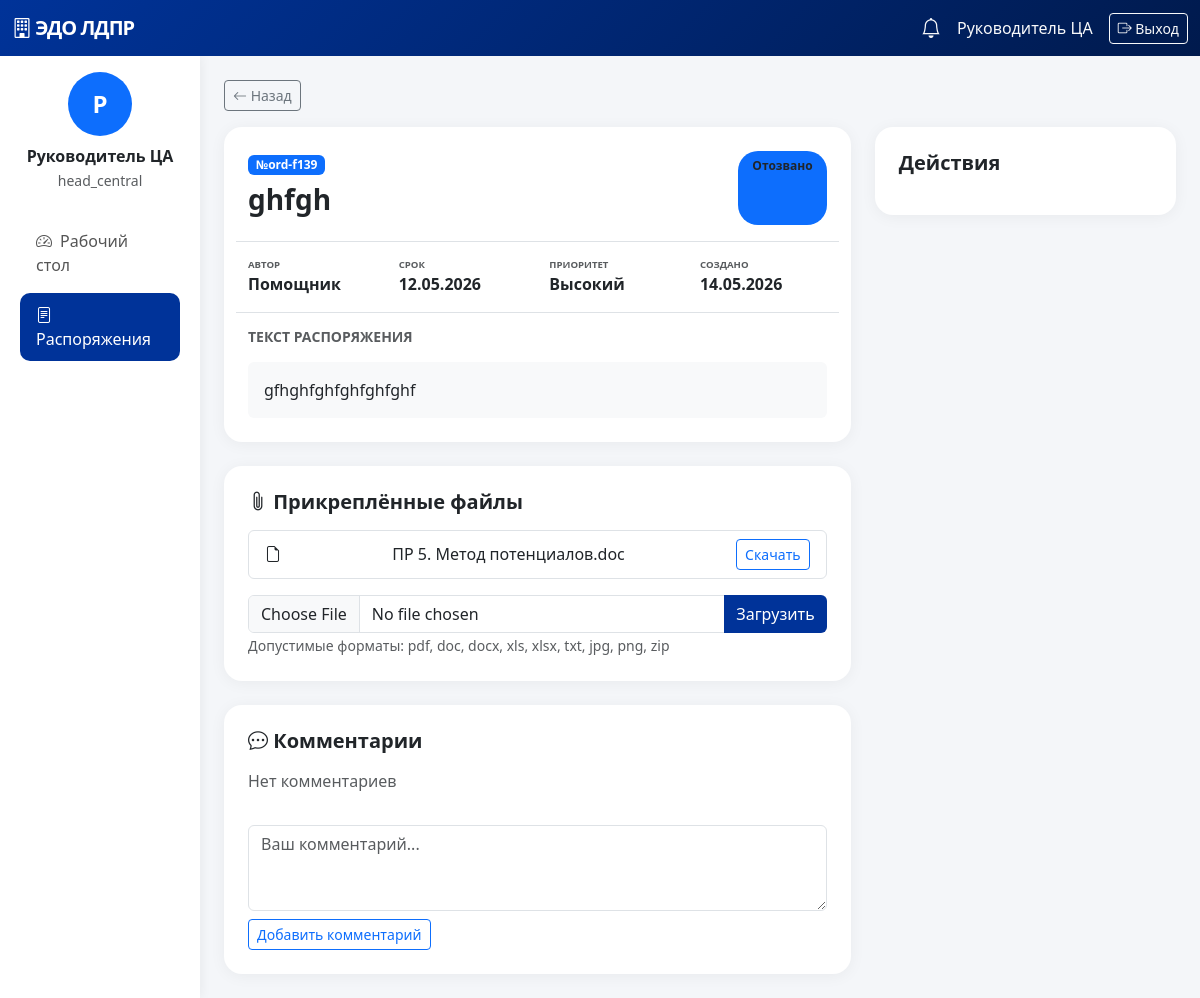
Page /orders/ord-f139d29d (signed in) on the committed database.
### app.py (models this page shows)
class User(db.Model):
    __tablename__ = 'users'
    uid = db.Column(db.String, primary_key=True)
    full_name = db.Column(db.String(200), nullable=False)
    email = db.Column(db.String(200), unique=True, nullable=False)
    username = db.Column(db.String(100), unique=True, nullable=False)
    password = db.Column(db.String(200), nullable=False)
    role = db.Column(db.String(50), default='executor')
    department_id = db.Column(db.String, nullable=True)
    created_at = db.Column(db.DateTime, default=datetime.utcnow)

class Order(db.Model):
    __tablename__ = 'orders'
    id = db.Column(db.String, primary_key=True)
    title = db.Column(db.String(500), nullable=False)
    content = db.Column(db.Text, nullable=True)
    priority = db.Column(db.String(50), default='Нормальный')
    status = db.Column(db.String(100), default='Черновик')
    created_by = db.Column(db.String, nullable=False)
    creator_name = db.Column(db.String(200), nullable=True)
    assigned_department_id = db.Column(db.String, nullable=True)
    assigned_executor_id = db.Column(db.String, nullable=True)
    deadline = db.Column(db.Date, nullable=True)
    result = db.Column(JSON, nullable=True)
    created_at = db.Column(db.DateTime, default=datetime.utcnow)
    updated_at = db.Column(db.DateTime, default=datetime.utcnow, onupdate=datetime.utcnow)

class OrderFile(db.Model):
    __tablename__ = 'order_files'
    id = db.Column(db.Integer, primary_key=True, autoincrement=True)
    order_id = db.Column(db.String, nullable=False)
    filename = db.Column(db.String(200), nullable=False)
    original_name = db.Column(db.String(200), nullable=False)
    filepath = db.Column(db.String(500), nullable=False)
    uploaded_by = db.Column(db.String, nullable=False)
    created_at = db.Column(db.DateTime, default=datetime.utcnow)

### app.py (the view)
@app.route('/orders/<order_id>')
@login_required
def order_details(order_id):
    order = db.session.get(Order, order_id)
    if not order:
        flash('Не найдено', 'danger')
        return redirect(url_for('orders'))
    history = OrderHistory.query.filter_by(order_id=order_id).order_by(OrderHistory.created_at.desc()).all()
    departments = Department.query.all()
    dept_users = User.query.filter_by(department_id=order.assigned_department_id).all() if order.assigned_department_id else []
    comments = Comment.query.filter_by(order_id=order_id).order_by(Comment.created_at.asc()).all()
    files = OrderFile.query.filter_by(order_id=order_id).all()
    return render_template('order_details.html', order=order, history=history,
                           departments=departments, dept_users=dept_users,
                           comments=comments, files=files)

### app.py (called while the page is built)
def get_unread_count(user_id):
    return Notification.query.filter_by(user_id=user_id, is_read=False).count()

def login_required(f):
    @wraps(f)
    def decorated(*args, **kwargs):
        if 'user_id' not in session:
            flash('Пожалуйста, войдите', 'warning')
            return redirect(url_for('login'))
        return f(*args, **kwargs)
    return decorated

@app.context_processor
def inject_user():
    user = None
    unread = 0
    if 'user_id' in session:
        user = db.session.get(User, session['user_id'])
        unread = get_unread_count(session['user_id'])
    return {'current_user': user, 'unread_count': unread}

### templates/order_details.html (shortened to what this page needs)
{% extends "base.html" %}
{% block content %}
<a href="/orders" class="btn btn-outline-secondary btn-sm mb-3"><i class="bi bi-arrow-left"></i> Назад</a>
<div class="row">
    <div class="col-md-8">
        <div class="card p-4 mb-4">
            <div class="d-flex justify-content-between mb-3">
                <div><span class="badge bg-primary mb-2">№{{ order.id[:8] }}</span><h3 class="fw-bold">{{ order.title }}</h3></div>
                <span class="badge-status {% if order.status in ['Утверждено','Закрыто'] %}bg-success{% elif order.status == 'Отклонено' %}bg-danger{% elif order.status == 'На утверждении' %}bg-warning text-dark{% else %}bg-primary{% endif %}">{{ order.status }}</span>
            </div>
            <div class="row mb-3 py-3 border-top border-bottom">
                <div class="col-md-3"><small class="text-muted text-uppercase fw-bold d-block" style="font-size:0.6rem;">Автор</small><strong>{{ order.creator_name }}</strong></div>
                <div class="col-md-3"><small class="text-muted text-uppercase fw-bold d-block" style="font-size:0.6rem;">Срок</small><strong>{{ order.deadline.strftime('%d.%m.%Y') if order.deadline else 'Не указан' }}</strong></div>
                <div class="col-md-3"><small class="text-muted text-uppercase fw-bold d-block" style="font-size:0.6rem;">Приоритет</small><strong>{{ order.priority }}</strong></div>
                <div class="col-md-3"><small class="text-muted text-uppercase fw-bold d-block" style="font-size:0.6rem;">Создано</small><strong>{{ order.created_at.strftime('%d.%m.%Y') }}</strong></div>
            </div>
            <h6 class="fw-bold text-uppercase text-muted small mb-3">Текст распоряжения</h6>
            <div class="bg-light p-3 rounded" style="white-space:pre-wrap;">{{ order.content }}</div>
        </div>
        <div class="card p-4 mb-4">
            <h5 class="fw-bold mb-3"><i class="bi bi-paperclip"></i> Прикреплённые файлы</h5>
            {% if files %}
            <ul class="list-group mb-3">
                {% for f in files %}
                <li class="list-group-item d-flex justify-content-between align-items-center">
                    <i class="bi bi-file-earmark"></i> {{ f.original_name }}
                    <a href="/orders/file/{{ f.id }}/download" class="btn btn-sm btn-outline-primary">Скачать</a>
                </li>
                {% endfor %}
            </ul>
            {% else %}
            <p class="text-muted">Нет прикреплённых файлов</p>
            {% endif %}
            <form method="POST" action="/orders/{{ order.id }}/upload" enctype="multipart/form-data">
                <div class="input-group">
                    <input type="file" name="file" class="form-control" required>
                    <button type="submit" class="btn btn-primary">Загрузить</button>
                </div>
                <small class="text-muted">Допустимые форматы: pdf, doc, docx, xls, xlsx, txt, jpg, png, zip</small>
            </form>
        </div>
        <div class="card p-4">
            <h5 class="fw-bold mb-3"><i class="bi bi-chat-dots"></i> Комментарии</h5>
            <div class="mb-3">
                {% for c in comments %}
                <div class="border-bottom pb-2 mb-2">
                    <strong>{{ c.user_name }}</strong> <small class="text-muted">({{ c.user_role }})</small>
                    <small class="text-muted float-end">{{ c.created_at.strftime('%d.%m.%Y %H:%M') }}</small>
                    <p class="mt-1 mb-0">{{ c.text }}</p>
                </div>
                {% else %}
                <p class="text-muted">Нет комментариев</p>
                {% endfor %}
            </div>
            <form method="POST" action="/orders/{{ order.id }}/comment">
                <textarea name="comment_text" class="form-control mb-2" rows="3" placeholder="Ваш комментарий..."></textarea>
                <button type="submit" class="btn btn-outline-primary btn-sm">Добавить комментарий</button>
            </form>
        </div>
    </div>
    <div class="col-md-4">
        <div class="card p-4">
            <h5 class="fw-bold mb-3">Действия</h5>
        </div>
    </div>
</div>
{% endblock %}

### templates/base.html (shortened to what this page needs)
<!DOCTYPE html>
<html lang="ru">
<head>
    <link href="https://cdn.jsdelivr.net/npm/bootstrap@5.3.2/dist/css/bootstrap.min.css" rel="stylesheet">
    <link rel="stylesheet" href="https://cdn.jsdelivr.net/npm/bootstrap-icons@1.11.3/font/bootstrap-icons.css">
</head>
<body>
    {% if current_user %}
    <nav class="navbar navbar-dark">
        <div class="container-fluid">
            <a class="navbar-brand" href="/"><i class="bi bi-building"></i> ЭДО ЛДПР</a>
            <div class="d-flex align-items-center gap-3">
                <a href="/notifications" class="text-light position-relative">
                    <i class="bi bi-bell fs-5"></i>
                </a>
                <span class="text-light">{{ current_user.full_name }}</span>
                <a href="/logout" class="btn btn-outline-light btn-sm"><i class="bi bi-box-arrow-right"></i> Выход</a>
            </div>
        </div>
    </nav>
    <div class="container-fluid">
        <div class="row">
            <div class="col-md-2 sidebar py-3">
                <div class="text-center mb-4">
                    <div class="bg-primary text-white rounded-circle d-inline-flex align-items-center justify-content-center" style="width:64px;height:64px;font-size:1.5rem;font-weight:700;">{{ current_user.full_name[0] }}</div>
                    <p class="mt-2 mb-0 fw-bold">{{ current_user.full_name }}</p>
                    <small class="text-muted">{{ current_user.role }}</small>
                </div>
                <nav class="nav flex-column">
                    <a class="nav-link {{ 'active' if request.path == '/' }}" href="/"><i class="bi bi-speedometer2 me-2"></i>Рабочий стол</a>
                    <a class="nav-link {{ 'active' if '/orders' in request.path }}" href="/orders"><i class="bi bi-file-text me-2"></i>Распоряжения</a>
                </nav>
            </div>
            <div class="col-md-10 p-4">
                {% block content %}{% endblock %}
            </div>
        </div>
    </div>
    {% else %}
    {% block full_content %}{% endblock %}
    {% endif %}
</body>
</html>

### templates/base.html (style rules this page uses)
:root { --ldpr-blue: #003399; --ldpr-gold: #FFD700; }
body { background: #f4f6f9; font-family: 'Segoe UI', sans-serif; }
.navbar { background: linear-gradient(135deg, #003399, #001a4d); }
.navbar-brand { font-weight: 900; letter-spacing: -1px; }
.sidebar { background: white; min-height: calc(100vh - 56px); box-shadow: 2px 0 10px rgba(0,0,0,0.05); }
.sidebar .nav-link { color: #555; border-radius: 10px; margin: 3px 8px; padding: 10px 16px; font-weight: 500; }
.sidebar .nav-link.active { background: #003399; color: #fff !important; }
.card { border: none; border-radius: 18px; box-shadow: 0 2px 16px rgba(0,0,0,0.05); }
.badge-status { font-size: 0.75rem; font-weight: 600; padding: 6px 14px; border-radius: 20px; }
.btn-primary { background: #003399; border: none; }

### rows in the picture
User: full_name "Руководитель ЦА", full_name "Р", role "head_central"
Order: title "ghfgh", status "Отозвано", creator_name "Помощник", deadline "12.05.2026", priority "Высокий", created_at "14.05.2026", content "gfhghfghfghfghfghf"
OrderFile: original_name "ПР 5. Метод потенциалов.doc"

### other values in the picture
{{ order.id[:8] }} "ord-f139"
